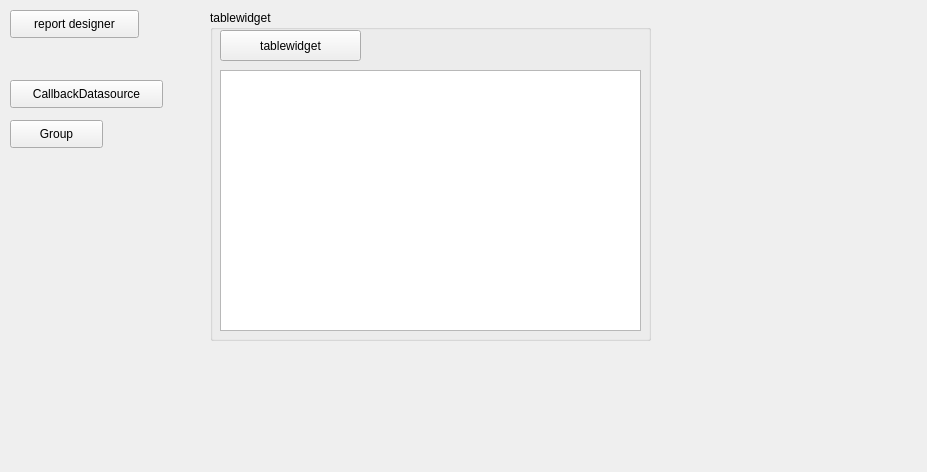
<?xml version="1.0" encoding="UTF-8"?>
<ui version="4.0">
 <class>LimeReportWidget</class>
 <widget class="QWidget" name="LimeReportWidget">
  <property name="geometry">
   <rect>
    <x>0</x>
    <y>0</y>
    <width>927</width>
    <height>472</height>
   </rect>
  </property>
  <property name="windowTitle">
   <string>Form</string>
  </property>
  <widget class="QPushButton" name="btnReportDesigner">
   <property name="geometry">
    <rect>
     <x>10</x>
     <y>10</y>
     <width>129</width>
     <height>28</height>
    </rect>
   </property>
   <property name="text">
    <string>report designer</string>
   </property>
  </widget>
  <widget class="QPushButton" name="btnCallbackDatasource">
   <property name="geometry">
    <rect>
     <x>10</x>
     <y>80</y>
     <width>153</width>
     <height>28</height>
    </rect>
   </property>
   <property name="text">
    <string>CallbackDatasource</string>
   </property>
  </widget>
  <widget class="QGroupBox" name="groupBox">
   <property name="geometry">
    <rect>
     <x>210</x>
     <y>10</y>
     <width>441</width>
     <height>331</height>
    </rect>
   </property>
   <property name="title">
    <string>tablewidget</string>
   </property>
   <widget class="QPushButton" name="btnTableWidget">
    <property name="geometry">
     <rect>
      <x>10</x>
      <y>20</y>
      <width>141</width>
      <height>31</height>
     </rect>
    </property>
    <property name="text">
     <string>tablewidget</string>
    </property>
   </widget>
   <widget class="QTableWidget" name="tableWidget">
    <property name="geometry">
     <rect>
      <x>10</x>
      <y>60</y>
      <width>421</width>
      <height>261</height>
     </rect>
    </property>
   </widget>
  </widget>
  <widget class="QPushButton" name="btnGroup">
   <property name="geometry">
    <rect>
     <x>10</x>
     <y>120</y>
     <width>93</width>
     <height>28</height>
    </rect>
   </property>
   <property name="text">
    <string>Group</string>
   </property>
  </widget>
 </widget>
 <resources/>
 <connections/>
</ui>
